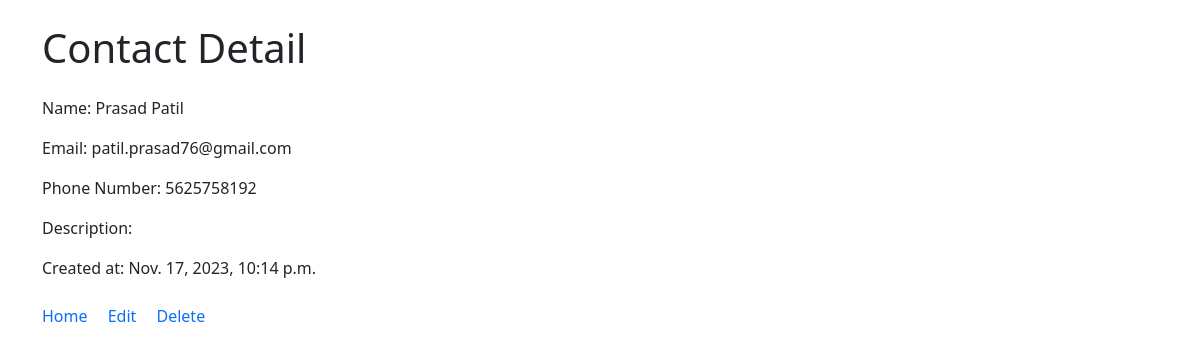
The app's page /contact/1/ with its own data.
### contacts/models.py (models this page shows, shortened)
class Contact(models.Model):
    name = models.CharField(max_length=255, unique=True)
    email = models.EmailField(unique=True, validators=[EmailValidator()])
    phone_number = models.CharField(max_length=20, blank=True)
    description = models.TextField(blank=True)
    created_at = models.DateTimeField(default=timezone.now)

### contacts/views.py (the view)
# urls.py: path("contact/<int:pk>/", views.contact_detail, name="contact_detail"),
def contact_detail(request, pk):
    contact = get_object_or_404(Contact, pk=pk)
    return render(request, "contacts/contact_detail.html", {"contact": contact})

### templates/contacts/contact_detail.html
{% extends 'base.html' %}
{% block content %}
  <h1 class="my-4">Contact Detail</h1>
  <div class="mt-3">
    <p>Name: {{ contact.name }}</p>
    <p>Email: {{ contact.email }}</p>
    <p>Phone Number: {{ contact.phone_number }}</p>
    <p>Description: {{ contact.description }}</p>
    <p>Created at: {{ contact.created_at }}</p>
  </div>
  <div class="mt-4">
    <a class="text-decoration-none" href="{% url 'contact_list' %}">Home</a>
    <a class="text-decoration-none mx-3" href="{% url 'contact_edit' pk=contact.pk %}">Edit</a>
    <a class="text-decoration-none" href="{% url 'contact_delete' pk=contact.pk %}">Delete</a>
  </div>
{% endblock %}

### records on screen
Contact: name "Prasad Patil", email "patil.prasad76@gmail.com", phone_number "5625758192", created_at "Nov. 17, 2023, 10:14 p.m."
